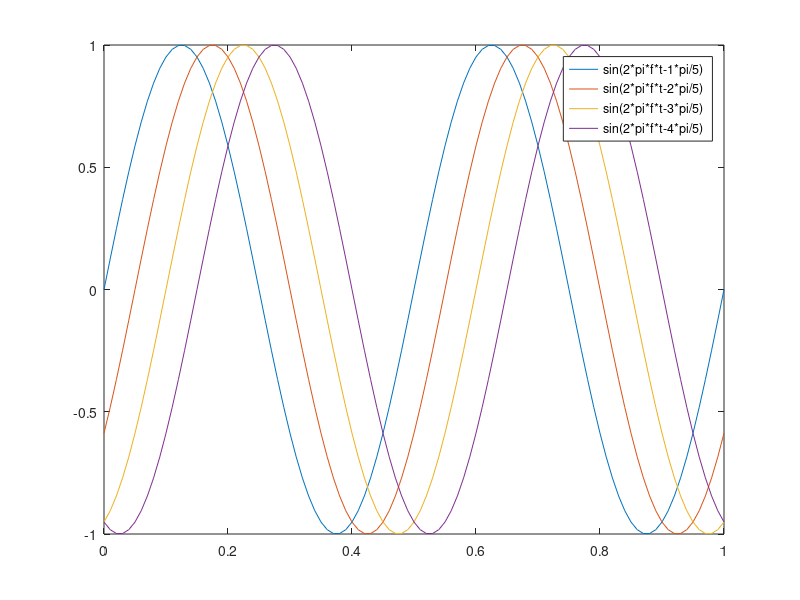

MATLAB code for this plot:
t = 0:0.01:1;
strm = {};
% uzzīmēšu četras līnijas
for i = 1:4
    f = 2;
    y = sin(2*pi*f*t-(i-1)*pi/5);
    plot(t,y)
    hold on
    %str=sprintf('sin(2%s\pi\timesf\timest+%s*pi/5)','\times',i);
    str=sprintf('sin(2*pi*f*t-%d*pi/5)',i);
    
    strm = [strm(:)',{str}];
end
hold off
legend(strm)